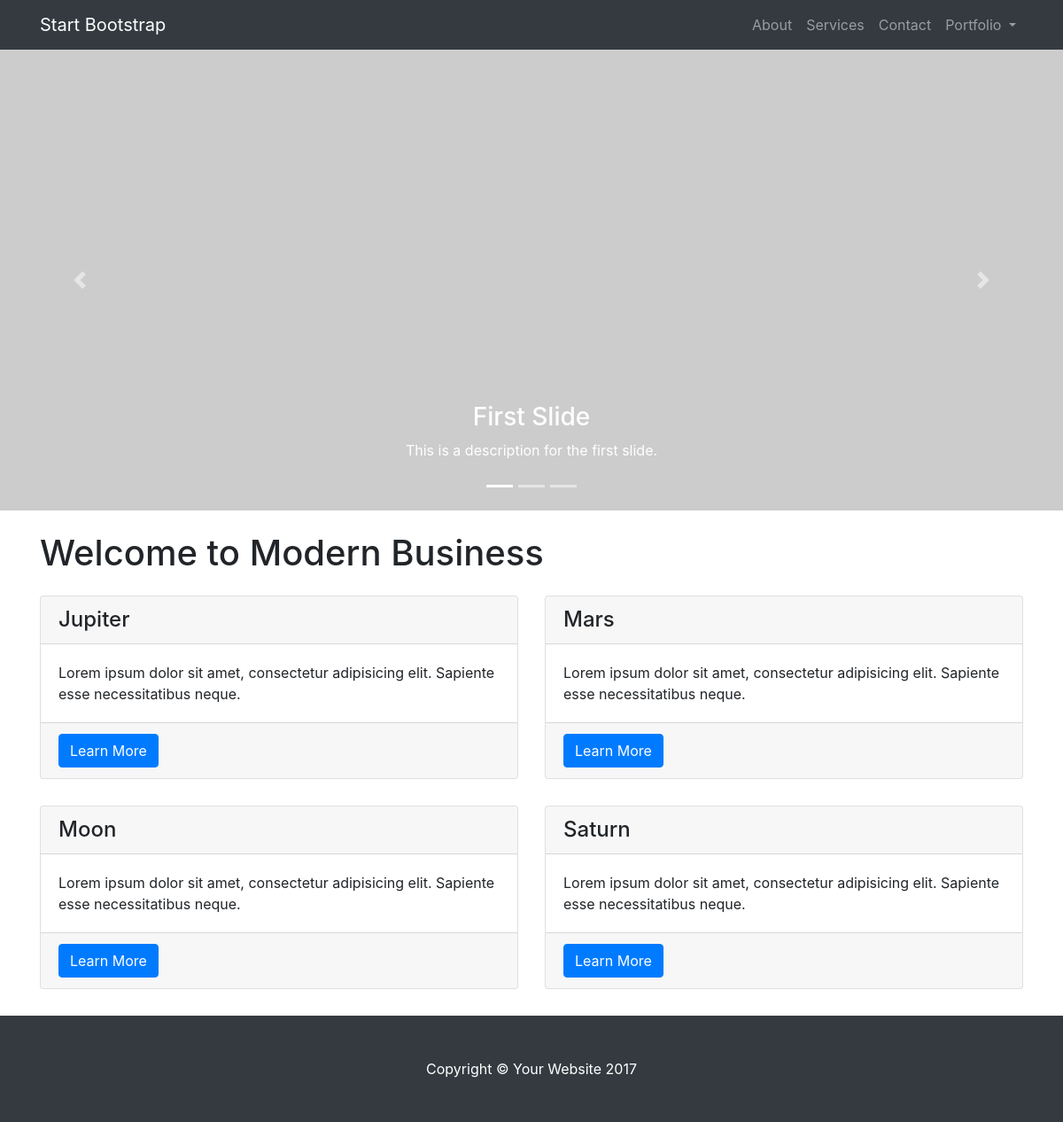
The page / on the database its author committed.
### main_app/models.py (models this page shows, shortened)
class Planet(models.Model):
    name = models.CharField(max_length=50)

### main_app/views.py (the view)
# urls.py: url(r'^$', views.index, name='index'),
def index(request):
    user = User.objects.first()
    properties = user.houses.all()
    total_value = sum([house.price for house in properties])
    planets = models.Planet.objects.all()
    context = {
        'planets': planets,
        'user': User.objects.first(),
        'total_value': total_value
    }
    return render(request, 'index.html', context)

### templates/index.html (shortened to what this page needs)
<!DOCTYPE html>
<html lang="en">
  <head>
    <link href="../static/css/bootstrap.min.css" rel="stylesheet">
    <link href="../static/css/modern-business.css" rel="stylesheet">
  </head>
  <body>
    <nav class="navbar fixed-top navbar-expand-lg navbar-dark bg-dark fixed-top">
      <div class="container">
        <a class="navbar-brand" href="{% url 'index' %}">Start Bootstrap</a>
        <div class="collapse navbar-collapse" id="navbarResponsive">
          <ul class="navbar-nav ml-auto">
            <li class="nav-item">
              <a class="nav-link" href="about.html">About</a>
            </li>
            <li class="nav-item">
              <a class="nav-link" href="services.html">Services</a>
            </li>
            <li class="nav-item">
              <a class="nav-link" href="contact.html">Contact</a>
            </li>
            <li class="nav-item dropdown">
              <a class="nav-link dropdown-toggle" href="#" id="navbarDropdownPortfolio" data-toggle="dropdown" aria-haspopup="true" aria-expanded="false">
                Portfolio
              </a>
            </li>
          </ul>
        </div>
      </div>
    </nav>
    <header>
      <div id="carouselExampleIndicators" class="carousel slide" data-ride="carousel">
        <ol class="carousel-indicators">
          <li data-target="#carouselExampleIndicators" data-slide-to="0" class="active"></li>
          <li data-target="#carouselExampleIndicators" data-slide-to="1"></li>
          <li data-target="#carouselExampleIndicators" data-slide-to="2"></li>
        </ol>
        <div class="carousel-inner" role="listbox">
          <div class="carousel-item active" style="background-image: url('http://placehold.it/1900x1080')">
            <div class="carousel-caption d-none d-md-block">
              <h3>First Slide</h3>
              <p>This is a description for the first slide.</p>
            </div>
          </div>
        </div>
        <a class="carousel-control-prev" href="#carouselExampleIndicators" role="button" data-slide="prev">
          <span class="carousel-control-prev-icon" aria-hidden="true"></span>
        </a>
        <a class="carousel-control-next" href="#carouselExampleIndicators" role="button" data-slide="next">
          <span class="carousel-control-next-icon" aria-hidden="true"></span>
        </a>
      </div>
    </header>
    <div class="container">
      <h1 class="my-4">Welcome to Modern Business</h1>
        <div class="row">
        {% for planet in planets %}
            <div class="col-lg-6 mb-6 portfolio-item">
                <div class="card h-100">
                    <h4 class="card-header">{{ planet.name }}</h4>
                    <div class="card-body">
                        <p class="card-text">Lorem ipsum dolor sit amet, consectetur adipisicing elit. Sapiente esse necessitatibus neque.</p>
                    </div>
                    <div class="card-footer">
                        <a href="{% url 'planet' planet.id  %}" class="btn btn-primary">Learn More</a>
                    </div>
                </div>
            </div>
            {% endfor %}
      </div>
    </div>
    <footer class="py-5 bg-dark">
      <div class="container">
        <p class="m-0 text-center text-white">Copyright &copy; Your Website 2017</p>
      </div>
    </footer>
  </body>
</html>

### static/css/modern-business.css (style rules this page uses)
body { padding-top: 54px; }
@media (min-width: 992px) { body { padding-top: 56px; } }
.carousel-item { height: 65vh; min-height: 300px; background: no-repeat center center scroll; -webkit-background-size: cover; -moz-background-size: cover; -o-background-size: cover; background-size: cover; }
.portfolio-item { margin-bottom: 30px; }

### rows shown on the page
Planet: name "Jupiter"
Planet: name "Mars"
Planet: name "Moon"
Planet: name "Saturn"
